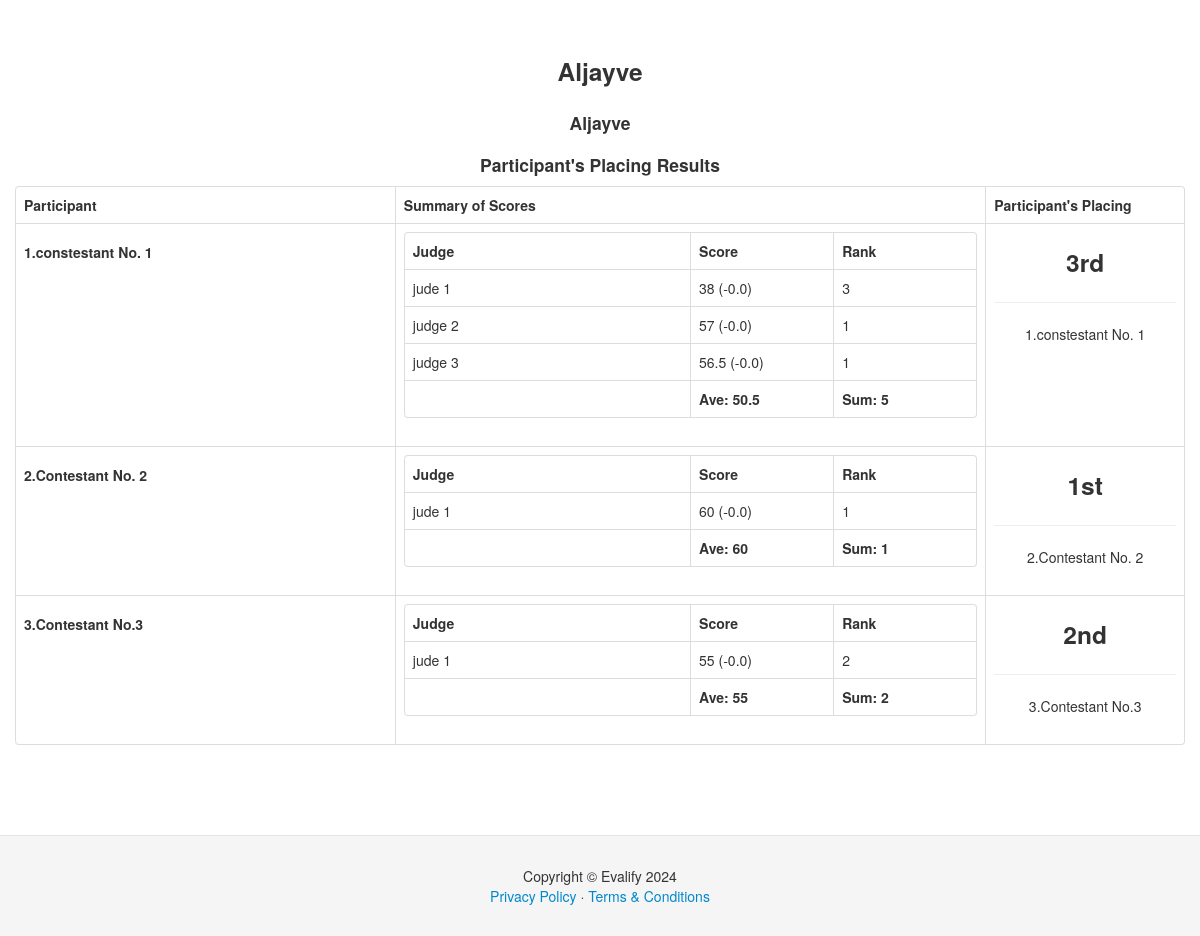
The app's page /result_title.php?event_id=1 (signed in) with its own data.
### tables this page shows
CREATE TABLE `main_event` (
  `mainevent_id` int(11) NOT NULL,
  `event_name` varchar(255) NOT NULL,
  `status` varchar(50) NOT NULL,
  `organizer_id` int(11) NOT NULL,
  `sy` varchar(9) NOT NULL,
  `date_start` date NOT NULL,
  `date_end` date NOT NULL,
  `place` varchar(255) NOT NULL
);

CREATE TABLE `sub_event` (
  `subevent_id` int(11) NOT NULL,
  `mainevent_id` int(11) NOT NULL,
  `organizer_id` int(11) NOT NULL,
  `event_name` varchar(255) NOT NULL,
  `status` varchar(50) NOT NULL,
  `eventdate` date NOT NULL,
  `eventtime` time NOT NULL,
  `view` varchar(15) NOT NULL,
  `place` text NOT NULL
);

CREATE TABLE `contestants` (
  `contestant_id` int(11) NOT NULL,
  `fullname` varchar(255) NOT NULL,
  `subevent_id` int(11) NOT NULL,
  `contestant_ctr` int(11) NOT NULL,
  `status` varchar(50) NOT NULL,
  `txt_code` varchar(255) NOT NULL,
  `rand_code` int(11) NOT NULL
);

CREATE TABLE `sub_results` (
  `subresult_id` int(11) NOT NULL,
  `subevent_id` int(11) NOT NULL,
  `mainevent_id` int(11) NOT NULL,
  `contestant_id` int(11) NOT NULL,
  `judge_id` int(11) NOT NULL,
  `total_score` decimal(11,1) NOT NULL,
  `deduction` decimal(11,1) NOT NULL,
  `criteria_ctr1` decimal(11,1) NOT NULL,
  `criteria_ctr2` decimal(11,1) NOT NULL,
  `criteria_ctr3` decimal(11,1) NOT NULL,
  `criteria_ctr4` decimal(11,1) NOT NULL,
  `criteria_ctr5` decimal(11,1) NOT NULL,
  `criteria_ctr6` decimal(11,1) NOT NULL,
  `criteria_ctr7` decimal(11,1) NOT NULL,
  `criteria_ctr8` decimal(11,1) NOT NULL,
  `criteria_ctr9` decimal(11,1) NOT NULL,
  `criteria_ctr10` decimal(11,1) NOT NULL,
  `comments` text NOT NULL,
  `rank` varchar(11) NOT NULL,
  `judge_rank_stat` varchar(15) NOT NULL,
  `place_title` varchar(25) NOT NULL
);

CREATE TABLE `judges` (
  `judge_id` int(11) NOT NULL,
  `subevent_id` int(11) NOT NULL,
  `judge_ctr` int(11) NOT NULL,
  `fullname` varchar(255) NOT NULL,
  `code` varchar(6) NOT NULL,
  `jtype` varchar(25) NOT NULL
);

### result_title.php (the view, shortened to what this page needs)
<!DOCTYPE html>
<html lang="en">
   <?php
   include('header2.php');
   include('session.php');
   $active_sub_event=$_GET['event_id'];
  function ordinal($i)
  {
      $l = substr($i,-1);
      $s = substr($i,-2,-1);
      return $i.(
        (($l==1 && $s==1) ||
        ($l==2 && $s==1) ||
        ($l==3 && $s==1) ||
        $l > 3 ||
        $l==0 )?'th':(($l==3)?'rd':(($l==2)?'nd':'st')));
  }
$s_event_query = $conn->query("select * from sub_event where subevent_id='$active_sub_event'") or die(mysql_error());
while ($s_event_row = $s_event_query->fetch())
{
            $MEidxx=$s_event_row['mainevent_id'];
              $event_query = $conn->query("select * from main_event where mainevent_id='$MEidxx'") or die(mysql_error());
		while ($event_row = $event_query->fetch())
        {
            $o_result_query = $conn->query("select distinct contestant_id from sub_results where mainevent_id='$MEidxx' and subevent_id='$active_sub_event'") or die(mysql_error());
            while ($o_result_row = $o_result_query->fetch())
            {
            $contestant_id=$o_result_row['contestant_id'];
                $rank_score=0;
                $tot_score_query = $conn->query("select judge_id,total_score, deduction, rank from sub_results where contestant_id='$contestant_id'") or die(mysql_error());
                while ($tot_score_row = $tot_score_query->fetch())
                {
                     $rank_score=$rank_score+$tot_score_row['rank'];
                }
                $rsChecker = $conn->query("select * from rank_system WHERE subevent_id='$active_sub_event' AND contestant_id='$contestant_id'") or die(mysql_error());
                if($rsChecker->rowCount()>0)
                {
                    $conn->query("UPDATE rank_system SET total_rank='$rank_score' WHERE subevent_id='$active_sub_event' AND contestant_id='$contestant_id'");
                }
                else
                {
                    $conn->query("insert into rank_system(subevent_id,contestant_id,total_rank)VALUES('$active_sub_event','$contestant_id','$rank_score')");
                }
                  $rspCtr=0;
                  $rsPlacer = $conn->query("SELECT * FROM rank_system WHERE subevent_id='$active_sub_event' ORDER BY total_rank ASC") or die(mysql_error());
                  while ($rsp_row = $rsPlacer->fetch())
                  {
                    $rspCtr++;
                    $rsp_contestant_id=$rsp_row['contestant_id'];
                    $conn->query("UPDATE sub_results SET place_title='".(ordinal($rspCtr))."' WHERE contestant_id='$rsp_contestant_id'");
                  }
        }
    }
}
?>
  <body data-spy="scroll" data-target=".bs-docs-sidebar">
  <div class="container">
    <div class="row">
      <div class="span12">
           <?php
             $s_event_query = $conn->query("select * from sub_event where subevent_id='$active_sub_event'") or die(mysql_error());
		while ($s_event_row = $s_event_query->fetch())
        {
            $MEidxx=$s_event_row['mainevent_id'];
              $event_query = $conn->query("select * from main_event where mainevent_id='$MEidxx'") or die(mysql_error());
		while ($event_row = $event_query->fetch())
        {
            ?>
             <center>
             <table>
             <tr>
             <td align="center">
            <h3><?php echo $event_row['event_name']; ?></h3>
             </td>
              </tr>
              <tr>
              <td align="center">
              <h4> <?php echo $s_event_row['event_name']; ?></h4>
              </td>
              </tr>
               <tr>
             <td align="center">
            <h4>Participant's Placing Results</h4>
             </td>
              </tr>
             </table>
             </center>
          <table class="table table-bordered">
        <thead>
     <th>Participant</th>
        <th>Summary of Scores</th>
          <th>Participant's Placing</th>
        </thead>
     <tbody>
     <?php
$o_result_query = $conn->query("select distinct contestant_id from sub_results where mainevent_id='$MEidxx' and subevent_id='$active_sub_event' ORDER BY contestant_id ASC") or die(mysql_error());
while ($o_result_row = $o_result_query->fetch()) {
    $contestant_id=$o_result_row['contestant_id'];
         ?>
         <tr>
         <td><h5><?php
          $cname_query = $conn->query("select * from contestants where contestant_id='$contestant_id'") or die(mysql_error());
while ($cname_row = $cname_query->fetch())
{
        $contXXname=$cname_row['contestant_ctr'].".".$cname_row['fullname'];
}
            echo $contXXname;  ?>
           </h5></td>
          <td>
           <table class="table table-bordered">
           <tr>
           <th>Judge</th>
           <th>Score</th>
           <th>Rank</th>
           </tr>
         <?php
$divz=0;
$totx_score=0;
$rank_score=0;
$tot_score_query = $conn->query("select * from sub_results where contestant_id='$contestant_id'") or die(mysql_error());
while ($tot_score_row = $tot_score_query->fetch())
{
  $divz=$divz+1;
}
$tot_score_query = $conn->query("select judge_id,total_score, deduction, rank from sub_results where contestant_id='$contestant_id' ORDER BY judge_id") or die(mysql_error());
while ($tot_score_row = $tot_score_query->fetch())
{
     $totx_score=$totx_score+$tot_score_row['total_score'];
     $rank_score=$rank_score+$tot_score_row['rank'];
     $totx_deduct=$tot_score_row['deduction'];
    ?>
   <tr>
   <td style="width: 50% !important;"><?php $jx_id=$tot_score_row['judge_id'];
    $jname_query = $conn->query("select * from judges where judge_id='$jx_id'") or die(mysql_error());
$jname_row = $jname_query->fetch();
 echo $jname_row['fullname'];
    ?></td>
   <td style="width: 25% !important;"><?php echo $tot_score_row['total_score']-$tot_score_row['deduction']; ?><?php echo " (-".$tot_score_row['deduction'].")"; ?></td>
    <td style="width: 25% !important;"><?php echo $tot_score_row['rank']; ?></td>
   </tr>
<?php } ?>
 <tr>
 <td></td>
   <td><b>Ave: <?php echo round(($totx_score-$totx_deduct)/$divz,2) ?></b></td>
      <td><b>Sum:
      <?php
        echo $rank_score;
        ?></b></td>
   </tr>
 </table>
          </td>
          <td style="width: 17%!important;">
          <center>
          <h3>
          <?php
          $pt_result_query = $conn->query("SELECT * FROM sub_results WHERE contestant_id='$contestant_id'") or die(mysql_error());
          $pt_result_row = $pt_result_query->fetch();
          echo $pt_result_row['place_title'];
          ?>
          </h3>
          <hr />
          <?php echo $contXXname; ?>
          </center>
          </td>
         </tr>
        <?php } ?>
     </tbody>
          </table>
           <?php }  } ?>
    </div>
  </div>
</div>
<?php include('footer.php'); ?>
  </body>
</html>

### assets/css/docs.css (style rules this page uses)
body { position: relative; padding-top: 40px; }

### assets/css/style.css (style rules this page uses)
html, body { height: 100%; }
body { display: flex; flex-direction: column; }
.container { flex: 1 0 auto; }

### records on screen
sub_event: event_name "Aljayve"
main_event: event_name "Aljayve", contestants.contestant_ctr+fullname "1.constestant No. 1", sub_results.deduction "50.5", rank_score "5", sub_results.place_title "3rd", contestants.contestant_ctr+fullname "2.Contestant No. 2", sub_results.deduction "60", rank_score "1", sub_results.place_title "1st", contestants.contestant_ctr+fullname "3.Contestant No.3", sub_results.deduction "55", rank_score "2", sub_results.place_title "2nd"
sub_results: judge.fullname "jude 1", $tot_score_row['total_score']-$tot_score_row['deduction'] "38", deduction "0.0", rank "3"
sub_results: judge.fullname "judge 2", $tot_score_row['total_score']-$tot_score_row['deduction'] "57", deduction "0.0", rank "1"
sub_results: judge.fullname "judge 3", $tot_score_row['total_score']-$tot_score_row['deduction'] "56.5", deduction "0.0", rank "1"
sub_results: judge.fullname "jude 1", $tot_score_row['total_score']-$tot_score_row['deduction'] "60", deduction "0.0", rank "1"
sub_results: judge.fullname "jude 1", $tot_score_row['total_score']-$tot_score_row['deduction'] "55", deduction "0.0", rank "2"
